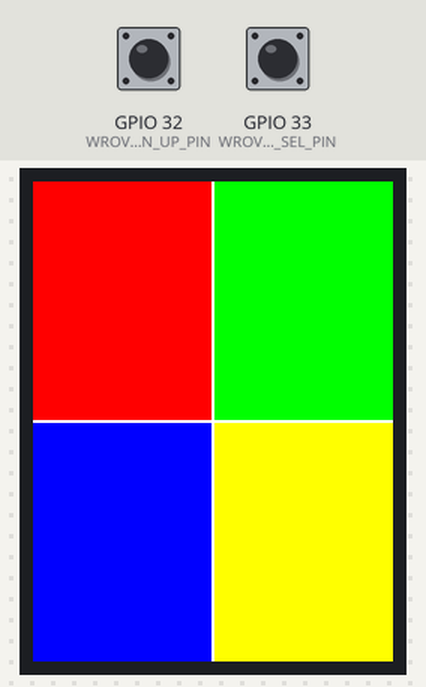
Simulated run of this program. Board: ESP32. Shown: 240×320 colour display. The inputs (shaded band) are chosen by the test bench; at power-on: GPIO 32 (WROVER_BTN_UP_PIN) HIGH, GPIO 33 (WROVER_BTN_SEL_PIN) HIGH. What the program prints to the serial monitor is not drawn.

Above: at 1.8 s.
1.9 s: GPIO 32 (WROVER_BTN_UP_PIN) pulled LOW for 0.15 s
At 2.7 s:
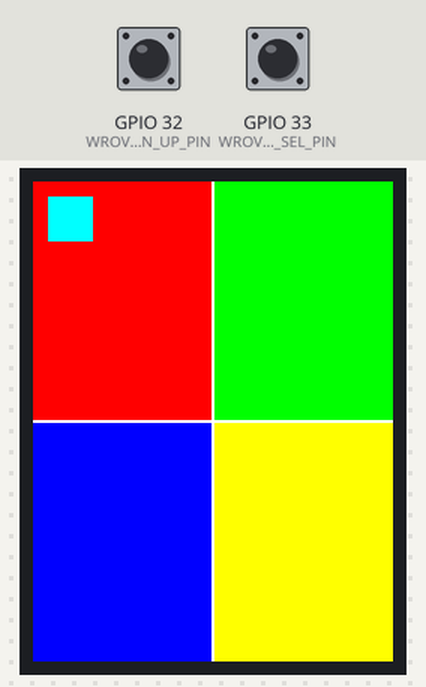
3.5 s: GPIO 33 (WROVER_BTN_SEL_PIN) pulled LOW for 0.15 s
At 3.8 s:
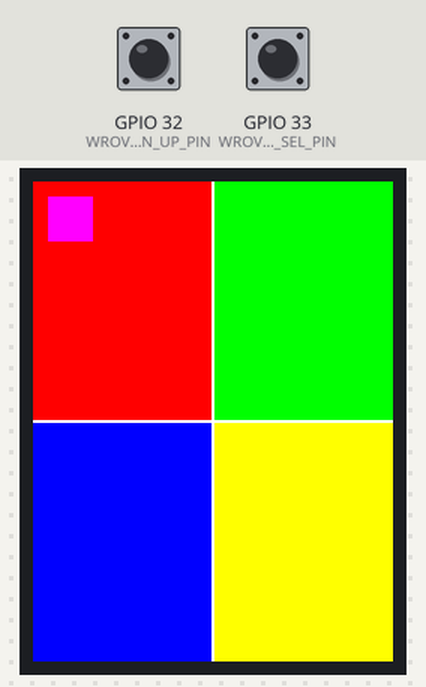
Timing chart, 0 to 6.5 s (numbered marks = the images above; inputs shaded):
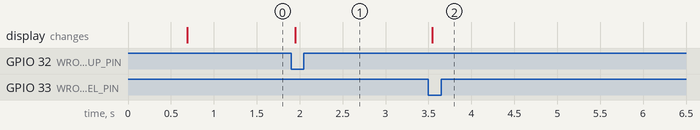

The program:

main.cpp
```cpp
// ============================================================
//  main.cpp  –  ESP32 Runtime OS  –  Entry point
//
//  RIGHT NOW this is a HAL smoke test.  It:
//    1. Boots the board (display + input)
//    2. Draws coloured rectangles using only IDisplay*
//    3. Polls IInput* and prints events to Serial
//
//  Notice: NOT ONE LINE in this file mentions ILI9341,
//  TFT_eSPI, or any GPIO pin number.  All of that lives
//  in boards/.  This file will never change as you add
//  hardware support.
// ============================================================
#include <Arduino.h>
#include "hal/IBoardConfig.h"   // the only HAL header main needs

// The board pointer – global, lives for the entire program.
static IBoardConfig* board   = nullptr;
static IDisplay*     display = nullptr;
static IInput*       input   = nullptr;

// ── Helper: draw a simple test pattern ──────────────────────
static void drawTestPattern() {
    uint16_t w = display->width();
    uint16_t h = display->height();

    display->fillScreen(IDisplay::BLACK);

    // Four coloured quadrants
    display->fillRect(0,     0,     w/2, h/2, IDisplay::RED);
    display->fillRect(w/2,   0,     w/2, h/2, IDisplay::GREEN);
    display->fillRect(0,     h/2,   w/2, h/2, IDisplay::BLUE);
    display->fillRect(w/2,   h/2,   w/2, h/2, IDisplay::YELLOW);

    // White cross-hair in the centre
    display->fillRect(w/2 - 1, 0,     2, h, IDisplay::WHITE);
    display->fillRect(0,       h/2-1, w, 2, IDisplay::WHITE);

    Serial.printf("[HAL] Test pattern drawn.  Screen: %u x %u\n", w, h);
}

// ── Arduino setup ────────────────────────────────────────────
void setup() {
    Serial.begin(115200);
    delay(300);  // let the serial monitor connect in Wokwi

    Serial.println("\n========================================");
    Serial.println("  ESP32 Runtime OS  –  HAL smoke test");
    Serial.println("========================================");

    // ── Create and initialise the board ──────────────────────
    // Board::create() is in BoardFactory.cpp.
    // It returns the right concrete board based on the
    // -D BOARD_xxx flag you set in platformio.ini.
    board   = Board::create();
    display = board->getDisplay();
    input   = board->getInput();

    board->init();

    Serial.printf("[HAL] Board ready: %s\n", board->name());
    Serial.printf("[HAL] Display: %u x %u px\n",
                  display->width(), display->height());

    // PSRAM sanity check (WROVER only)
#if defined(BOARD_HAS_PSRAM)
    if (psramFound()) {
        Serial.printf("[HAL] PSRAM: %u KB free\n",
                      esp_get_free_heap_size() / 1024);
    } else {
        Serial.println("[HAL] WARNING: PSRAM not detected!");
    }
#endif

    drawTestPattern();

    Serial.println("[HAL] Press UP or SEL button to test input.");
}

// ── Arduino loop ─────────────────────────────────────────────
void loop() {
    InputEvent evt;
    if (input->read(evt)) {
        const char* typeName = "UNKNOWN";
        switch (evt.type) {
            case InputEventType::PRESS:   typeName = "PRESS";   break;
            case InputEventType::RELEASE: typeName = "RELEASE"; break;
            case InputEventType::MOVE:    typeName = "MOVE";    break;
            default: break;
        }
        Serial.printf("[INPUT] %s  id=%u  x=%d  y=%d\n",
                      typeName, evt.id, evt.x, evt.y);

        // Visual feedback: invert a small square on button press
        if (evt.type == InputEventType::PRESS) {
            uint16_t colour = (evt.id == 0) ? IDisplay::CYAN
                                             : IDisplay::MAGENTA;
            display->fillRect(10, 10, 30, 30, colour);
        }
    }

    delay(10);  // yield – keeps Wokwi simulation smooth
}
```

BoardFactory.cpp
```cpp
// ============================================================
//  BoardFactory.cpp  –  selects the right IBoardConfig at
//  compile time using the -D BOARD_xxx flag from platformio.ini
//
//  TO ADD A NEW BOARD:
//    1. Create NewBoard.h / NewBoard.cpp  (copy WrovrBoard as template)
//    2. Add  #elif defined(BOARD_MY_NEW_BOARD) ... return new NewBoard()
//    3. Add  [env:my_new_board]  to platformio.ini with -D BOARD_MY_NEW_BOARD
//    That is literally all.
// ============================================================
#include "../hal/IBoardConfig.h"

#if defined(BOARD_WROVER_ILI9341)
    #include "WrovrBoard.h"
    IBoardConfig* Board::create() { return new WrovrBoard(); }

// ── Future boards – uncomment when you have the hardware ─────
// #elif defined(BOARD_S3MINI_GC9A01)
//     #include "S3MiniBoard.h"
//     IBoardConfig* Board::create() { return new S3MiniBoard(); }

#else
    #error "No board selected! Add -D BOARD_xxx to platformio.ini build_flags."
#endif
```

TFTeSPIDisplay.cpp
```cpp
// ============================================================
//  TFTeSPIDisplay.cpp
// ============================================================
#include "TFTeSPIDisplay.h"
#include <Arduino.h>   // pinMode, analogWrite, digitalWrite

TFTeSPIDisplay::TFTeSPIDisplay(int8_t backlightPin)
    : _backlightPin(backlightPin) {}

void TFTeSPIDisplay::init() {
    _tft.init();
    _tft.setRotation(0);          // portrait; change to 1 for landscape
    _tft.fillScreen(TFT_BLACK);

    if (_backlightPin >= 0) {
        pinMode(_backlightPin, OUTPUT);
        setBacklight(255);        // full brightness by default
    }
}

uint16_t TFTeSPIDisplay::width()  { return (uint16_t)_tft.width();  }
uint16_t TFTeSPIDisplay::height() { return (uint16_t)_tft.height(); }

void TFTeSPIDisplay::fillScreen(uint16_t colour) {
    _tft.fillScreen(colour);
}

void TFTeSPIDisplay::fillRect(int32_t x, int32_t y,
                               int32_t w, int32_t h,
                               uint16_t colour) {
    _tft.fillRect(x, y, w, h, colour);
}

void TFTeSPIDisplay::drawPixel(int32_t x, int32_t y, uint16_t colour) {
    _tft.drawPixel(x, y, colour);
}

void TFTeSPIDisplay::pushPixels(int32_t x, int32_t y,
                                 int32_t w, int32_t h,
                                 uint16_t* buf) {
    // pushImage handles the window-set + bulk write internally.
    // This is what LVGL will call in its flush callback.
    _tft.pushImage(x, y, w, h, buf);
}

void TFTeSPIDisplay::setBacklight(uint8_t brightness) {
    if (_backlightPin < 0) return;

    if (brightness == 0) {
        digitalWrite(_backlightPin, LOW);
    } else if (brightness == 255) {
        digitalWrite(_backlightPin, HIGH);
    } else {
        // PWM: analogWrite works on most ESP32 GPIO via Arduino framework.
        analogWrite(_backlightPin, brightness);
    }
}
```

TFTeSPIDisplay.h
```cpp
#pragma once
// ============================================================
//  TFTeSPIDisplay.h  –  IDisplay implemented via TFT_eSPI
//
//  This is the ONE concrete display class for ALL boards.
//  The driver chip difference (ILI9341 vs GC9A01) is handled
//  entirely by TFT_eSPI through the -D flags in platformio.ini.
//  This file never mentions either chip by name.
// ============================================================
#include "../hal/IDisplay.h"
#include <TFT_eSPI.h>

class TFTeSPIDisplay : public IDisplay {
public:
    // backlightPin: GPIO that controls the BL/LED pin.
    // Pass -1 if your board has no software-controlled backlight.
    explicit TFTeSPIDisplay(int8_t backlightPin = -1);

    // ── IDisplay interface ───────────────────────────────────
    void     init()                                       override;
    uint16_t width()                                      override;
    uint16_t height()                                     override;
    void     fillScreen(uint16_t colour)                  override;
    void     fillRect(int32_t x, int32_t y,
                      int32_t w, int32_t h,
                      uint16_t colour)                    override;
    void     drawPixel(int32_t x, int32_t y,
                       uint16_t colour)                   override;
    void     pushPixels(int32_t x, int32_t y,
                        int32_t w, int32_t h,
                        uint16_t* buf)                    override;
    void     setBacklight(uint8_t brightness)             override;

    // ── Direct TFT_eSPI access (for LVGL flush callback) ────
    // LVGL needs a raw TFT_eSPI pointer to call startWrite /
    // endWrite around its DMA transfers.  Only the LVGL glue
    // code should use this; never call it from OS logic.
    TFT_eSPI* raw() { return &_tft; }

private:
    TFT_eSPI _tft;
    int8_t   _backlightPin;
};
```

WrovrBoard.cpp
```cpp
// ============================================================
//  WrovrBoard.cpp
// ============================================================
#include "WrovrBoard.h"
#include <Arduino.h>

WrovrBoard::WrovrBoard()
    : _display(WROVER_TFT_BL_PIN),
      _input(WROVER_BTN_UP_PIN, WROVER_BTN_SEL_PIN) {}

void WrovrBoard::init() {
    _display.init();
    _input.init(_display.width(), _display.height());
}
```

WrovrBoard.h
```cpp
#pragma once
// ============================================================
//  WrovrBoard.h  –  Concrete IBoardConfig for ESP32-WROVER
//                   + ILI9341 (240×320)
//
//  Pin assignments match the Wokwi diagram.json below.
//  Change the #define values here if your physical wiring
//  differs – nowhere else.
// ============================================================
#include "../hal/IBoardConfig.h"
#include "TFTeSPIDisplay.h"
#include "GPIOButtonInput.h"

// ── Pin assignments ──────────────────────────────────────────
// SPI is configured by TFT_eSPI via platformio.ini build_flags.
// Only non-SPI pins live here.
#define WROVER_TFT_BL_PIN   -1   // -1 = no software backlight control
#define WROVER_BTN_UP_PIN   32   // GPIO34 – UP button   (Wokwi diagram)
#define WROVER_BTN_SEL_PIN  33   // GPIO35 – SEL button  (Wokwi diagram)

class WrovrBoard : public IBoardConfig {
public:
    WrovrBoard();

    void     init()       override;
    IDisplay* getDisplay() override { return &_display; }
    IInput*   getInput()   override { return &_input;   }
    const char* name()     override { return "ESP32-WROVER / ILI9341"; }

private:
    TFTeSPIDisplay _display;
    GPIOButtonInput _input;
};
```

IBoardConfig.h
```cpp
#pragma once
// ============================================================
//  IBoardConfig.h  –  Hardware Abstraction Layer : Board
//
//  A "board config" owns one IDisplay and one IInput and
//  exposes them through getters.  main.cpp calls
//  Board::create() which returns the right concrete board
//  selected at compile time via the -D BOARD_xxx flag.
//
//  Adding a new board = adding one .cpp file and one case
//  in Board::create().  Nothing else changes.
// ============================================================
#include "IDisplay.h"
#include "IInput.h"

class IBoardConfig {
public:
    virtual ~IBoardConfig() = default;

    // One-time hardware initialisation.
    // Calls display->init() and input->init() internally.
    virtual void init() = 0;

    // Accessors – return raw pointers; lifetime is the
    // program lifetime, so no ownership transfer.
    virtual IDisplay* getDisplay() = 0;
    virtual IInput*   getInput()   = 0;

    // Human-readable board name for debug output.
    virtual const char* name() = 0;
};

// ── Factory ───────────────────────────────────────────────────
// Implemented in boards/BoardFactory.cpp
// Returns a heap-allocated IBoardConfig selected at compile
// time by the -D BOARD_xxx flag in platformio.ini.
namespace Board {
    IBoardConfig* create();
}
```

IDisplay.h
```cpp
#pragma once
// ============================================================
//  IDisplay.h  –  Hardware Abstraction Layer : Display
//
//  This is the ONLY display header that any OS code above
//  the HAL will ever #include.  It has zero knowledge of
//  ILI9341, GC9A01, TFT_eSPI, or any concrete driver.
//
//  Java equivalent:  public interface IDisplay { ... }
// ============================================================
#include <stdint.h>

class IDisplay {
public:
    // Always add a virtual destructor to abstract base classes.
    // Java does this for you; C++ requires it explicitly.
    virtual ~IDisplay() = default;

    // ── Lifecycle ────────────────────────────────────────────
    // Called once at startup.  Driver does SPI init, reset,
    // sends init command sequence, clears screen.
    virtual void init() = 0;

    // ── Dimensions ───────────────────────────────────────────
    // Return logical width/height AFTER any rotation is applied.
    // e.g. ILI9341 in landscape → width()=320, height()=240
    virtual uint16_t width()  = 0;
    virtual uint16_t height() = 0;

    // ── Drawing primitives ───────────────────────────────────
    // Fill entire screen with one colour.
    virtual void fillScreen(uint16_t colour) = 0;

    // Fill an axis-aligned rectangle.
    virtual void fillRect(int32_t x, int32_t y,
                          int32_t w, int32_t h,
                          uint16_t colour) = 0;

    // Draw a single pixel.
    virtual void drawPixel(int32_t x, int32_t y, uint16_t colour) = 0;

    // ── Bulk pixel transfer (used by LVGL flush callback) ────
    // Copy a w×h block of RGB565 pixels to screen at (x, y).
    // `buf` must contain exactly w*h uint16_t values.
    // This is the HOT PATH – keep it as thin as possible.
    virtual void pushPixels(int32_t x, int32_t y,
                            int32_t w, int32_t h,
                            uint16_t* buf) = 0;

    // ── Backlight ────────────────────────────────────────────
    // brightness: 0 = off, 255 = full.
    // Boards without PWM backlight can ignore the value and
    // treat any non-zero as "on".
    virtual void setBacklight(uint8_t brightness) = 0;

    // ── Colour helper (static, shared by all boards) ─────────
    // Pack 8-bit R,G,B into a 16-bit RGB565 word.
    // Same formula used internally by TFT_eSPI's color565().
    static constexpr uint16_t color565(uint8_t r, uint8_t g, uint8_t b) {
        return (uint16_t)(((r & 0xF8u) << 8) |
                          ((g & 0xFCu) << 3) |
                           (b >> 3));
    }

    // Predefined colours (RGB565).  Add more as needed.
    static constexpr uint16_t BLACK   = 0x0000;
    static constexpr uint16_t WHITE   = 0xFFFF;
    static constexpr uint16_t RED     = 0xF800;
    static constexpr uint16_t GREEN   = 0x07E0;
    static constexpr uint16_t BLUE    = 0x001F;
    static constexpr uint16_t YELLOW  = 0xFFE0;
    static constexpr uint16_t CYAN    = 0x07FF;
    static constexpr uint16_t MAGENTA = 0xF81F;
    static constexpr uint16_t ORANGE  = 0xFD20;
    static constexpr uint16_t GRAY    = 0x7BEF;
};
```

IInput.h
```cpp
#pragma once
// ============================================================
//  IInput.h  –  Hardware Abstraction Layer : Input
//
//  Abstracts any pointing / button device behind a single
//  event struct.  OS code never knows if it is talking to
//  a resistive touch panel, capacitive touch, or GPIO buttons.
//
//  Java equivalent:  public interface IInput { ... }
// ============================================================
#include <stdint.h>

// ── Input event types ────────────────────────────────────────
enum class InputEventType : uint8_t {
    NONE    = 0,  // no event (read() returned false)
    PRESS   = 1,  // finger / button down
    RELEASE = 2,  // finger / button up
    MOVE    = 3,  // touch dragged while pressed
};

// Single event produced by any input device.
// x/y are in display pixel coordinates (after rotation).
// For physical buttons that have no position, x=0, y=0.
struct InputEvent {
    InputEventType type = InputEventType::NONE;
    int16_t        x    = 0;
    int16_t        y    = 0;
    uint8_t        id   = 0;  // finger/button index (multitouch future use)
};

// ── Abstract interface ────────────────────────────────────────
class IInput {
public:
    virtual ~IInput() = default;

    // Called once at startup after IDisplay::init().
    // For touch drivers this may need the display dimensions
    // to map raw ADC values to screen coordinates.
    virtual void init(uint16_t displayWidth, uint16_t displayHeight) = 0;

    // Poll the device and fill `out` if an event is available.
    // Returns true  → `out` contains a valid event.
    // Returns false → no event; `out` is unchanged.
    // Must be non-blocking (no delay() inside).
    virtual bool read(InputEvent& out) = 0;
};
```

GPIOButtonInput.cpp
```cpp
// ============================================================
//  GPIOButtonInput.cpp
// ============================================================
#include "GPIOButtonInput.h"

GPIOButtonInput::GPIOButtonInput(uint8_t upPin, uint8_t selPin)
    : _up(upPin), _sel(selPin) {}

void GPIOButtonInput::init(uint16_t /*displayWidth*/,
                           uint16_t /*displayHeight*/) {
    _up.begin();
    _sel.begin();
}

bool GPIOButtonInput::read(InputEvent& out) {
    bool pressed = false;

    // Check UP button
    if (_up.poll(pressed)) {
        out.type = pressed ? InputEventType::PRESS : InputEventType::RELEASE;
        out.x    = 0;
        out.y    = 0;
        out.id   = 0;
        return true;
    }

    // Check SELECT button
    if (_sel.poll(pressed)) {
        out.type = pressed ? InputEventType::PRESS : InputEventType::RELEASE;
        out.x    = 1;
        out.y    = 0;
        out.id   = 1;
        return true;
    }

    return false;
}
```

Source omitted: GPIOButtonInput.h (1982 bytes)

Measured:
- after the input at 1.9 s, the display: changes after 0.05 s (image 1)
- after the input at 3.5 s, the display: changes after 0.05 s (image 2)
